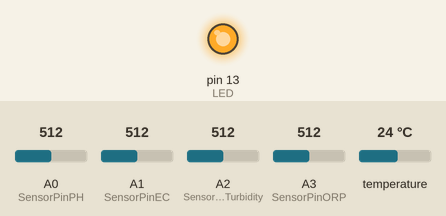
Simulated run of this sketch. Board: Arduino Uno, built with avr-gcc and run on an emulated ATmega328P. Shown: output pins drawn as LEDs (lit = HIGH). The inputs (shaded band) are chosen by the test bench; at power-on: A1 (SensorPinEC) = 512, temperature 24 °C, A0 (SensorPinPH) = 512, A2 (SensorPinTurbidity) = 512, A3 (SensorPinORP) = 512. What the sketch prints to the serial monitor is not drawn.

Above: at 1.8 s.
1.9 s: A1 (SensorPinEC) set to 30
6.1 s: temperature set to 41 °C
Timing chart, 0 to 9.1 s (numbered marks = the images above; inputs shaded):
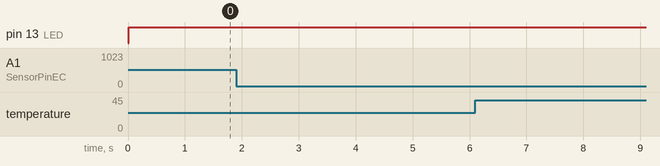

The sketch:

WaterQuality_V_0.0.ino
```cpp
/*
 # CEt code rassemble tous les capteurs
 # Ver   : 1.0
 # Product: analog pH meter, turbidity, ORP, EC Meter, Temperature
 # Author : Bassirou NGOM
 # mail : bassiroungom26@gmail.com
 */
 //inclusion
#include <OneWire.h>

#define SensorPinTurbidity A2
//#define SensorPinEC A1
#define SensorPinORP A3
#define SensorPinPH A0  //le pin ou est branche le capteur PH
const byte BROCHE_ONEWIRE = 2;

#define OffsetPH 0.00  //compensation de la deviation
#define LED 13      //le pin du led sur la carte
#define intervalMesure 20 //intervalle de ou on lit les valeurs sur le pin SensorPinPH
#define intervalConvertion 800 //intervalle ou les valeurs prises seront convertis en ph
#define tailleEchantillon  40  //taille des echantillons
int tableauPh[tailleEchantillon];  //tableau stokage des echantillons
int indexPh=0;

//EC
#define StartConvert 0
#define ReadTemperature 1

const byte numReadings = 20;     //the number of sample times
byte SensorPinEC = A1;  //EC Meter analog output,pin on analog 1
byte DS18B20_Pin = 7; //DS18B20 signal, pin on digital 7
unsigned int AnalogSampleInterval=25,printInterval=700,tempSampleInterval=850;  //analog sample interval;serial print interval;temperature sample interval
unsigned int readings[numReadings];      // the readings from the analog input
byte index = 0;                  // the index of the current reading
unsigned long AnalogValueTotal = 0;                  // the running total
unsigned int AnalogAverage = 0,averageVoltage=0;                // the average
unsigned long AnalogSampleTime,printTime,tempSampleTime;
float temperature,ECcurrent;

OneWire dsEC(DS18B20_Pin);  // on digital pin 2

/* Broche du bus 1-Wire */
 // la temperature

/* Code de retour de la fonction getTemperature() */
enum DS18B20_RCODES {
  READ_OK,  // Lecture ok
  NO_SENSOR_FOUND,  // Pas de capteur
  INVALID_ADDRESS,  // Adresse reçue invalide
  INVALID_SENSOR  // Capteur invalide (pas un DS18B20)
};


/* Création de l'objet OneWire pour manipuler le bus 1-Wire */
OneWire ds(BROCHE_ONEWIRE);


/**
 * Fonction de lecture de la température via un capteur DS18B20.
 */
byte getTemperature(float *temperature, byte reset_search) {
  byte data[9], addr[8];
  // data[] : Données lues depuis le scratchpad
  // addr[] : Adresse du module 1-Wire détecté

  /* Reset le bus 1-Wire ci nécessaire (requis pour la lecture du premier capteur) */
  if (reset_search) {
    ds.reset_search();
  }

  /* Recherche le prochain capteur 1-Wire disponible */
  if (!ds.search(addr)) {
    // Pas de capteur
    return NO_SENSOR_FOUND;
  }

  /* Vérifie que l'adresse a été correctement reçue */
  if (OneWire::crc8(addr, 7) != addr[7]) {
    // Adresse invalide
    return INVALID_ADDRESS;
  }

  /* Vérifie qu'il s'agit bien d'un DS18B20 */
  if (addr[0] != 0x28) {
    // Mauvais type de capteur
    return INVALID_SENSOR;
  }

  /* Reset le bus 1-Wire et sélectionne le capteur */
  ds.reset();
  ds.select(addr);

  /* Lance une prise de mesure de température et attend la fin de la mesure */
  ds.write(0x44, 1);
  delay(800);

  /* Reset le bus 1-Wire, sélectionne le capteur et envoie une demande de lecture du scratchpad */
  ds.reset();
  ds.select(addr);
  ds.write(0xBE);

 /* Lecture du scratchpad */
  for (byte i = 0; i < 9; i++) {
    data[i] = ds.read();
  }

  /* Calcul de la température en degré Celsius */
  *temperature = ((data[1] << 8) | data[0]) * 0.0625;

  // Pas d'erreur
  return READ_OK;
}

 float getPh(){
   static unsigned long samplingTime = millis();
   static unsigned long printTime = millis();
   static float pHValue,voltage;

   if(millis()-samplingTime > intervalMesure){
     tableauPh[indexPh++]=analogRead(SensorPinPH);
     if(indexPh==tailleEchantillon)
      indexPh=0;
     voltage = moyenne(tableauPh, tailleEchantillon)*5.0/1024;
     pHValue = 3.5*voltage+OffsetPH;
     samplingTime=millis();
   }

   if(millis() - printTime > intervalConvertion)  //Every 800 milliseconds, print a numerical, convert the state of the LED indicator
   {
   //Serial.print("VoltagePH:");
   //Serial.print(voltage,2);
   Serial.print(" pH: ");
   Serial.print(pHValue,2);
   digitalWrite(LED,digitalRead(LED)^1);
   printTime=millis();
   }

   return pHValue;
 }
 double moyenne(int* arr, int number){
 int i;
 int max,min;
 double avg;
 long amount=0;
 if(number<=0){
  Serial.println("Error number for the array to avraging!/n");
  return 0;
}

 if(number<5){  //less than 5, calculated directly statistics
  for(i=0;i<number;i++){
    amount+=arr[i];
  }
  avg = amount/number;
  return avg;
 }else{

   if(arr[0]<arr[1]){
    min = arr[0];max=arr[1];
   }
   else{
     min=arr[1];max=arr[0];
    }

 for(i=2;i<number;i++){
  if(arr[i]<min){
    amount+=min;  //arr<min
    min=arr[i];
  }else {
    if(arr[i]>max){
      amount+=max;  //arr>max
      max=arr[i];
    }else{
      amount+=arr[i]; //min<=arr<=max
    }
  }//if

 }//for

 avg = (double)amount/(number-2);

 }//if

 return avg;

}


/**
 * Cette fonction retourne la valeur du capteur de turbidite
 */

float getTurbidity(){
  int sensorValue = analogRead(SensorPinTurbidity);// read the input on analog pin 0:
  float voltage = sensorValue * (5.0 / 1024.0);
  return voltage;//150.0*voltage - 80;//(NTU)
}


#define VOLTAGE 5.00    //system voltage
#define OFFSET 7        //zero drift voltage
//#define LED 13         //operating instructions

double orpValue;

#define ArrayLenth  40    //times of collection
#define orpPin 1          //orp meter output,connect to Arduino controller ADC pin

int orpArray[ArrayLenth];
int orpArrayIndex=0;

double avergearray(int* arr, int number){
  int i;
  int max,min;
  double avg;
  long amount=0;
  if(number<=0){
    printf("Error number for the array to avraging!/n");
    return 0;
  }
  if(number<5){   //less than 5, calculated directly statistics
    for(i=0;i<number;i++){
      amount+=arr[i];
    }
    avg = amount/number;
    return avg;
  }else{
    if(arr[0]<arr[1]){
      min = arr[0];max=arr[1];
    }
    else{
      min=arr[1];max=arr[0];
    }
    for(i=2;i<number;i++){
      if(arr[i]<min){
        amount+=min;        //arr<min
        min=arr[i];
      }else {
        if(arr[i]>max){
          amount+=max;    //arr>max
          max=arr[i];
        }else{
          amount+=arr[i]; //min<=arr<=max
        }
      }//if
    }//for
    avg = (double)amount/(number-2);
  }//if
  return avg;
}


int getORP(){
  static unsigned long orpTimer=millis();   //analog sampling interval
  static unsigned long printTime=millis();
  if(millis() >= orpTimer)
  {
    orpTimer=millis()+20;
    orpArray[orpArrayIndex++]=analogRead(SensorPinORP);    //read an analog value every 20ms
    if (orpArrayIndex==ArrayLenth) {
      orpArrayIndex=0;
    }
    orpValue=((30*(double)VOLTAGE*1000)-(75*avergearray(orpArray, ArrayLenth)*VOLTAGE*1000/1024))/75-OFFSET;

    //convert the analog value to orp according the circuit
  }
  if(millis() >= printTime)   //Every 800 milliseconds, print a numerical, convert the state of the LED indicator
  {
  printTime=millis()+800;
  //Serial.print("ORP: ");
  //Serial.print((int)orpValue);
   //     Serial.println("mV");
        digitalWrite(LED,1-digitalRead(LED));
  }

  return (int)orpValue;
}

void initEC(){
   for (byte thisReading = 0; thisReading < numReadings; thisReading++)
    readings[thisReading] = 0;
  TempProcess(StartConvert);   //let the DS18B20 start the convert
  AnalogSampleTime=millis();
  printTime=millis();
  tempSampleTime=millis();
}


/*
ch=0,let the DS18B20 start the convert;ch=1,MCU read the current temperature from the DS18B20.
*/
float TempProcess(bool ch)
{
  //returns the temperature from one DS18B20 in DEG Celsius
  static byte data[12];
  static byte addr[8];
  static float TemperatureSum;
  if(!ch){
          if ( !dsEC.search(addr)) {
              Serial.println("no more sensors on chain, reset search!");
              dsEC.reset_search();
              return 0;
          }
          if ( OneWire::crc8( addr, 7) != addr[7]) {
              Serial.println("CRC is not valid!");
              return 0;
          }
          if ( addr[0] != 0x10 && addr[0] != 0x28) {
              Serial.print("Device is not recognized!");
              return 0;
          }
          dsEC.reset();
          dsEC.select(addr);
          dsEC.write(0x44,1); // start conversion, with parasite power on at the end
  }
  else{
          byte present = dsEC.reset();
          dsEC.select(addr);
          dsEC.write(0xBE); // Read Scratchpad
          for (int i = 0; i < 9; i++) { // we need 9 bytes
            data[i] = dsEC.read();
          }
          dsEC.reset_search();
          byte MSB = data[1];
          byte LSB = data[0];
          float tempRead = ((MSB << 8) | LSB); //using two's compliment
          TemperatureSum = tempRead / 16;
    }
          return TemperatureSum;
}

float getEC(){
  float ec = 0.0;
  /*
   Every once in a while,sample the analog value and calculate the average.
  */
  if(millis()-AnalogSampleTime>=AnalogSampleInterval)
  {
    AnalogSampleTime=millis();
     // subtract the last reading:
    AnalogValueTotal = AnalogValueTotal - readings[index];
    // read from the sensor:
    readings[index] = analogRead(SensorPinEC);
    // add the reading to the total:
    AnalogValueTotal = AnalogValueTotal + readings[index];
    // advance to the next position in the array:
    index = index + 1;
    // if we're at the end of the array...
    if (index >= numReadings)
    // ...wrap around to the beginning:
    index = 0;
    // calculate the average:
    AnalogAverage = AnalogValueTotal / numReadings;
  }
  /*
   Every once in a while,MCU read the temperature from the DS18B20 and then let the DS18B20 start the convert.
   Attention:The interval between start the convert and read the temperature should be greater than 750 millisecond,or the temperature is not accurate!
  */
   if(millis()-tempSampleTime>=tempSampleInterval)
  {
    tempSampleTime=millis();
    temperature = TempProcess(ReadTemperature);  // read the current temperature from the  DS18B20
    TempProcess(StartConvert);                   //after the reading,start the convert for next reading
  }
   /*
   Every once in a while,print the information on the serial monitor.
  */
  if(millis()-printTime>=printInterval)
  {
    printTime=millis();
    averageVoltage=AnalogAverage*(float)5000/1024;
    //Serial.print("Analog value:");
    //Serial.print(AnalogAverage);   //analog average,from 0 to 1023
    //Serial.print("    Voltage:");
    //Serial.print(averageVoltage);  //millivolt average,from 0mv to 4995mV
    //Serial.print("mV    ");
    Serial.print(" temperature:");
    Serial.print(temperature);    //current temperature
    Serial.print(" C     EC:");

    float TempCoefficient=1.0+0.0185*(temperature-25.0);    //temperature compensation formula: fFinalResult(25^C) = fFinalResult(current)/(1.0+0.0185*(fTP-25.0));
    float CoefficientVolatge=(float)averageVoltage/TempCoefficient;
    if(CoefficientVolatge<150)Serial.println("No solution! ");   //25^C 1413us/cm<-->about 216mv  if the voltage(compensate)<150,that is <1ms/cm,out of the range
    else if(CoefficientVolatge>3300)Serial.println("Out of the range! ");  //>20ms/cm,out of the range
    else
    {
      if(CoefficientVolatge<=448)ECcurrent=6.84*CoefficientVolatge-64.32;   //1ms/cm<EC<=3ms/cm
      else if(CoefficientVolatge<=1457)ECcurrent=6.98*CoefficientVolatge-127;  //3ms/cm<EC<=10ms/cm
      else ECcurrent=5.3*CoefficientVolatge+2278;                           //10ms/cm<EC<20ms/cm
      ECcurrent/=1000;    //convert us/cm to ms/cm
      ec = ECcurrent;
      Serial.print(ECcurrent,2);  //two decimal
      Serial.println(" ms/cm ");
    }
  }
  return ec;
}

void setup() {
  // put your setup code here, to run once:
 pinMode(LED,OUTPUT);
 Serial.begin(9600);
 initEC();
}

void loop() {

  Serial.print("Mesure  : ORP =");
  Serial.print(getORP());
  Serial.print("mV Turbidite = ");
  Serial.print(getTurbidity());
  Serial.print("V ");
  getPh();
  getEC();
  delay(1000);
   /*float temperature;
  /* Lit la température ambiante à ~1Hz
  if (getTemperature(&temperature, true) != READ_OK) {
    Serial.println(F("Erreur de lecture du capteur"));
    return;
  }
*/
  /* Affiche la température
  Serial.print(F("Temperature : "));
  Serial.print(temperature, 2);
  Serial.write('*'); // Caractère degré
  Serial.write('C');
  Serial.println(", ph :  ");
  Serial.println(getPh());
*/

}
```
